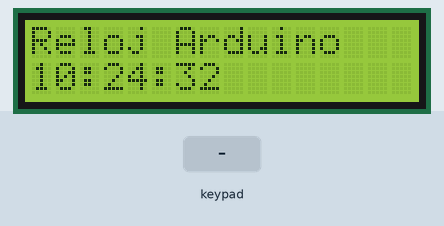
The sketch below on a simulated Arduino Uno, built with avr-gcc and run on an emulated ATmega328P. Shown: 16×2 character LCD. Inputs (shaded band) come from the test bench. The local clock reads 2024-03-15 10:24:30 at power-on unless the sketch sets it.

Above: at 2.2 s.
2.3 s: key '*' pressed
At 3.2 s:
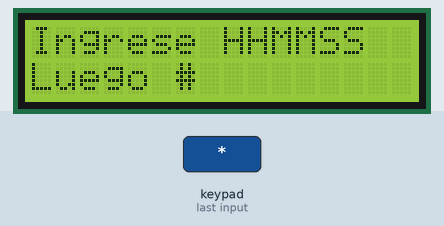
4.2 s: keypad keys 9 8 7 6 # pressed 0.778 s apart
At 8.2 s:
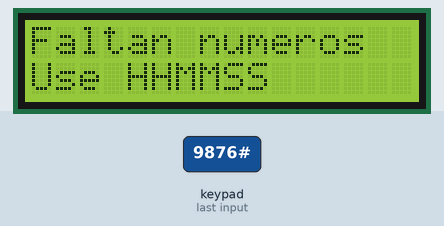
9.5 s: key '3' pressed
At 9.9 s:
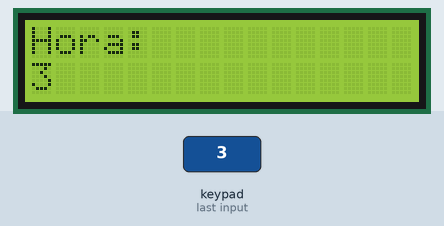
11.0 s: keypad keys 9 8 7 6 pressed 0.778 s apart
At 14.4 s:
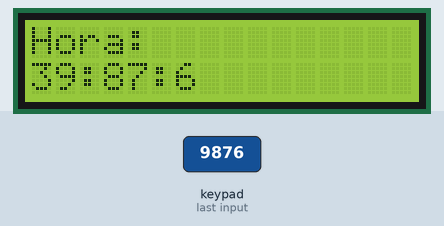
15.6 s: keypad keys 5 4 2 3 # pressed 0.778 s apart
At 19.1 s:
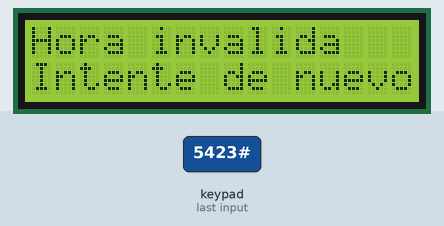
21.7 s: key '9' pressed
At 22.9 s:
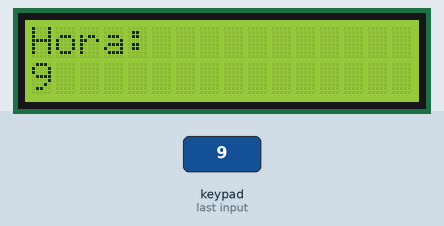
Timing chart, 0 to 24.2 s (numbered marks = the images above; inputs shaded):
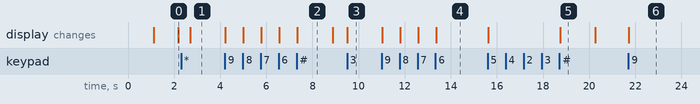

The sketch:

ProyectoRTC.ino
```cpp
#include <Wire.h>
#include <LiquidCrystal_I2C.h>
#include <Keypad.h>
#include "RTClib.h"

// LCD I2C
// Si no funciona con 0x27, probar con 0x3F
LiquidCrystal_I2C lcd(0x27, 16, 2);

// Modulo RTC ZS-042 / DS3231
RTC_DS3231 rtc;

// Configuracion del keypad 4x4
const byte FILAS = 4;
const byte COLUMNAS = 4;

char teclas[FILAS][COLUMNAS] =
{
  {'D', 'C', 'A', 'B'},
  {'#', '9', '3', '6'},
  {'0', '8', '2', '5'},
  {'*', '7', '1', '4'}
};

byte pinesFilas[FILAS] = {9, 8, 7, 6};
byte pinesColumnas[COLUMNAS] = {5, 4, 2, 3};

Keypad teclado = Keypad(makeKeymap(teclas), pinesFilas, pinesColumnas, FILAS, COLUMNAS);

// Para cargar la hora
String horaIngresada = "";
bool pedirNuevaHora = false;

void setup()
{
  Wire.begin();

  lcd.init();
  lcd.backlight();
  lcd.clear();

  if (!rtc.begin())
  {
    lcd.setCursor(0, 0);
    lcd.print("No detecta RTC");
    lcd.setCursor(0, 1);
    lcd.print("Revisar cables");
    while (1);
  }

  /*
    Si el RTC perdio la hora, pide que la cargues.
    Esto puede pasar si no tiene pila o si la pila esta gastada.
  */
  if (rtc.lostPower())
  {
    lcd.clear();
    lcd.setCursor(0, 0);
    lcd.print("RTC sin hora");
    lcd.setCursor(0, 1);
    lcd.print("Cargar hora");
    delay(1500);

    pedirNuevaHora = true;
    pedirHora();
  }
  else
  {
    pedirNuevaHora = false;

    lcd.clear();
    lcd.setCursor(0, 0);
    lcd.print("Hora RTC lista");
    delay(1000);
    lcd.clear();
  }
}

void loop()
{
  if (pedirNuevaHora == true)
  {
    leerTecladoParaHora();
  }
  else
  {
    mostrarReloj();

    char tecla = teclado.getKey();

    // Si apretas * mientras el reloj funciona, podes cambiar la hora
    if (tecla == '*')
    {
      pedirNuevaHora = true;
      horaIngresada = "";
      pedirHora();
    }
  }
}

void pedirHora()
{
  lcd.clear();
  lcd.setCursor(0, 0);
  lcd.print("Ingrese HHMMSS");
  lcd.setCursor(0, 1);
  lcd.print("Luego #");
}

void leerTecladoParaHora()
{
  char tecla = teclado.getKey();

  if (tecla)
  {
    // Si toca un numero
    if (tecla >= '0' && tecla <= '9')
    {
      if (horaIngresada.length() < 6)
      {
        horaIngresada += tecla;
        mostrarHoraIngresada();
      }
    }

    // Borrar con *
    if (tecla == '*')
    {
      horaIngresada = "";
      pedirHora();
    }

    // Confirmar con #
    if (tecla == '#')
    {
      if (horaIngresada.length() == 6)
      {
        cargarHoraEnRTC();
      }
      else
      {
        lcd.clear();
        lcd.setCursor(0, 0);
        lcd.print("Faltan numeros");
        lcd.setCursor(0, 1);
        lcd.print("Use HHMMSS");
        delay(1500);

        horaIngresada = "";
        pedirHora();
      }
    }
  }
}

void mostrarHoraIngresada()
{
  lcd.clear();
  lcd.setCursor(0, 0);
  lcd.print("Hora:");

  lcd.setCursor(0, 1);

  for (int i = 0; i < horaIngresada.length(); i++)
  {
    lcd.print(horaIngresada[i]);

    if (i == 1 || i == 3)
    {
      lcd.print(":");
    }
  }
}

void cargarHoraEnRTC()
{
  int horas = horaIngresada.substring(0, 2).toInt();
  int minutos = horaIngresada.substring(2, 4).toInt();
  int segundos = horaIngresada.substring(4, 6).toInt();

  if (horas > 23 || minutos > 59 || segundos > 59)
  {
    lcd.clear();
    lcd.setCursor(0, 0);
    lcd.print("Hora invalida");
    lcd.setCursor(0, 1);
    lcd.print("Intente de nuevo");
    delay(1500);

    horaIngresada = "";
    pedirHora();
  }
  else
  {
    /*
      Guardamos la hora en el RTC.

      Como vos solo estas ingresando HHMMSS,
      dejamos una fecha fija: 02/06/2026.
      La fecha no importa si solo queres mostrar hora.
    */
    rtc.adjust(DateTime(2026, 6, 2, horas, minutos, segundos));

    pedirNuevaHora = false;
    horaIngresada = "";

    lcd.clear();
    lcd.setCursor(0, 0);
    lcd.print("Hora guardada");
    lcd.setCursor(0, 1);
    lcd.print("en el RTC");
    delay(1500);

    lcd.clear();
  }
}

void mostrarReloj()
{
  DateTime ahora = rtc.now();

  lcd.setCursor(0, 0);
  lcd.print("Reloj Arduino  ");

  lcd.setCursor(0, 1);

  if (ahora.hour() < 10) lcd.print("0");
  lcd.print(ahora.hour());
  lcd.print(":");

  if (ahora.minute() < 10) lcd.print("0");
  lcd.print(ahora.minute());
  lcd.print(":");

  if (ahora.second() < 10) lcd.print("0");
  lcd.print(ahora.second());

  lcd.print("        ");

  delay(500);
}
```

Measured:
- after the input at 2.3 s, the display: changes after 0.41 s (image 1)
- after the input at 4.2 s, the display: first changes at once (image 2 shows a later state)
- after the input at 9.5 s, the display: changes at once (image 3)
- after the input at 11.0 s, the display: first changes at once (image 4 shows a later state)
- after the input at 15.6 s, the display: first changes at once (image 5 shows a later state)
- after the input at 21.7 s, the display: changes at once (image 6)
- what the display in image 2 shows lasts 1.6 s, from 7.3 s to 8.9 s
